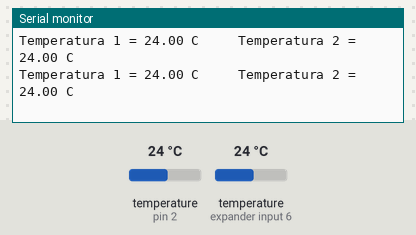
A sketch run on a simulated Arduino Uno, built with avr-gcc and run on an emulated ATmega328P. Parts: the last lines printed to the serial monitor. Inputs (shaded band) come from the test bench; at power-on: temperature (sensors on pin 2, expander input 6) 24 °C.

Above: at 2.8 s.
2.9 s: temperature (sensor on pin 2) set to 12 °C
At 3.7 s:
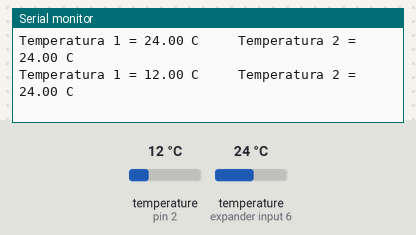
4.7 s: temperature (sensor on expander input 6) set to 12 °C
At 4.7 s:
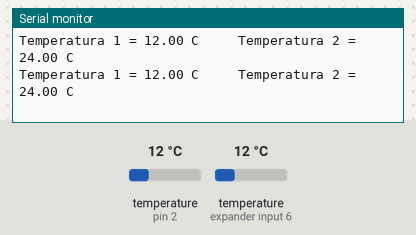
6.5 s: temperature (sensor on pin 2) set to 19 °C
At 7.8 s:
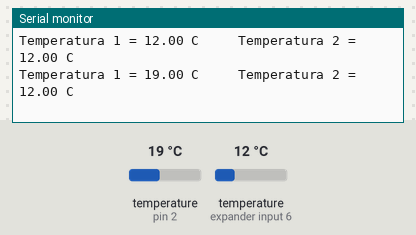
8.3 s: temperature (sensor on expander input 6) set to 19 °C
At 9.1 s:
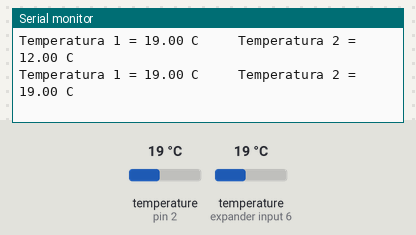
Timing chart, 0 to 11.3 s (numbered marks = the images above; inputs shaded):
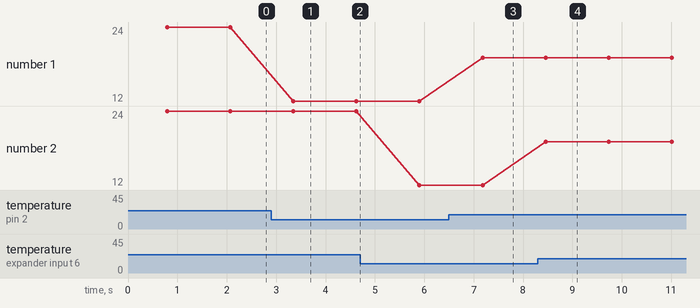

Measured:
- after the input at 2.9 s, the serial monitor: prints a new line after 0.45 s (image 1)
- after the input at 6.5 s, the serial monitor: prints a new line after 0.68 s (image 3)
- after the input at 8.3 s, the serial monitor: prints a new line after 0.16 s (image 4)
- plotted number 1: 24 → 12 after the input at 2.9 s, 12 → 19 after the input at 6.5 s

The sketch:

Multiples_DS18B20.ino
```cpp
/*
 * Medir temperatura sensor  2 sensores DS18B20
 * taloselectronics.com
 * soporte@taloselectronics.com
 */
#include <OneWire.h>
#include <DallasTemperature.h>

OneWire ourWire(2);//Se establece el pin 2 commo bus de datos

DallasTemperature DS18B20(&ourWire); //Se declara una el objeto tipo DallasTemperature
DeviceAddress Direccion_S1 = {0x28, 0x48, 0xD9, 0x23, 0x5F, 0x14, 0x1, 0x32};//dirección del sensor 1
DeviceAddress Direccion_S2 = {0x28, 0xAE, 0x86, 0x91, 0x5E, 0x14, 0x1, 0x6E};//dirección del sensor 2

void setup() {
Serial.begin(9600);//Se inicializa el monitor serial a 9600 bps
DS18B20.begin();   //Se inicia el el sensor DS18b20
}

void loop() {
DS18B20.requestTemperatures();   //Se envía el comando para leer la temperatura

float temperatura_1= DS18B20.getTempC(Direccion_S1);//Se obtiene la temperatura del sensor 1
float temperatura_2= DS18B20.getTempC(Direccion_S2);//Se obtiene la temperatura del sensor 1

Serial.print("Temperatura 1 = ");
Serial.print(temperatura_1);
Serial.print(" C\t");
Serial.print("   Temperatura 2 = ");
Serial.print(temperatura_2);
Serial.println(" C");
delay(500);

}
```
